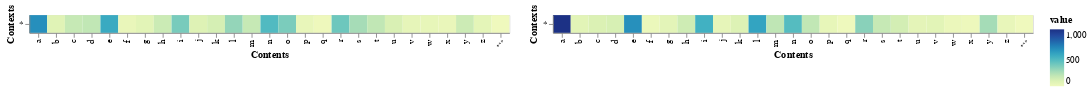

The cell this chart's notebook holds for it:
### Code cell
get_heatmap(boys_uni) | get_heatmap(girls_uni)

### Figure 1 — Vega-Lite specification as saved in the notebook (floating-point values rounded to 4 significant figures)
{"config": {"view": {"continuousWidth": 300, "continuousHeight": 300}}, "hconcat": [{"data": {"name": "data-0a2d8b39cb47b4bfd8e3f2ac398197ae"}, "mark": {"type": "rect"}, "encoding": {"color": {"field": "value", "type": "quantitative"}, "tooltip": [{"field": "Contexts", "type": "nominal"}, {"field": "Contents", "type": "nominal"}, {"field": "value", "type": "quantitative"}], "x": {"field": "Contents", "type": "ordinal"}, "y": {"field": "Contexts", "type": "ordinal"}}}, {"data": {"name": "data-2ebcbe502f9db47d1b6e91490b77a34f"}, "mark": {"type": "rect"}, "encoding": {"color": {"field": "value", "type": "quantitative"}, "tooltip": [{"field": "Contexts", "type": "nominal"}, {"field": "Contents", "type": "nominal"}, {"field": "value", "type": "quantitative"}], "x": {"field": "Contents", "type": "ordinal"}, "y": {"field": "Contexts", "type": "ordinal"}}}], "$schema": "https://vega.github.io/schema/vega-lite/v5.17.0.json", "datasets": {"data-0a2d8b39cb47b4bfd8e3f2ac398197ae": [{"Contexts": "*", "Contents": "a", "value": 728.0}, {"Contexts": "*", "Contents": "b", "value": 83.0}, {"Contexts": "*", "Contents": "c", "value": 190.0}, {"Contexts": "*", "Contents": "d", "value": 209.0}, {"Contexts": "*", "Contents": "e", "value": 609.0}, {"Contexts": "*", "Contents": "f", "value": 36.0}, {"Contexts": "*", "Contents": "g", "value": 72.0}, {"Contexts": "*", "Contents": "h", "value": 171.0}, {"Contexts": "*", "Contents": "i", "value": 407.0}, {"Contexts": "*", "Contents": "j", "value": 96.0}, {"Contexts": "*", "Contents": "k", "value": 134.0}, {"Contexts": "*", "Contents": "l", "value": 334.0}, {"Contexts": "*", "Contents": "m", "value": 190.0}, {"Contexts": "*", "Contents": "n", "value": 521.0}, {"Contexts": "*", "Contents": "o", "value": 399.0}, {"Contexts": "*", "Contents": "p", "value": 38.0}, {"Contexts": "*", "Contents": "q", "value": 7.0}, {"Contexts": "*", "Contents": "r", "value": 435.0}, {"Contexts": "*", "Contents": "s", "value": 287.0}, {"Contexts": "*", "Contents": "t", "value": 208.0}, {"Contexts": "*", "Contents": "u", "value": 120.0}, {"Contexts": "*", "Contents": "v", "value": 52.0}, {"Contexts": "*", "Contents": "w", "value": 44.0}, {"Contexts": "*", "Contents": "x", "value": 35.0}, {"Contexts": "*", "Contents": "y", "value": 168.0}, {"Contexts": "*", "Contents": "z", "value": 59.0}, {"Contexts": "*", "Contents": "␃", "value": 0.0}], "data-2ebcbe502f9db47d1b6e91490b77a34f": [{"Contexts": "*", "Contents": "a", "value": 1116.0}, {"Contexts": "*", "Contents": "b", "value": 71.0}, {"Contexts": "*", "Contents": "c", "value": 112.0}, {"Contexts": "*", "Contents": "d", "value": 125.0}, {"Contexts": "*", "Contents": "e", "value": 725.0}, {"Contexts": "*", "Contents": "f", "value": 20.0}, {"Contexts": "*", "Contents": "g", "value": 68.0}, {"Contexts": "*", "Contents": "h", "value": 160.0}, {"Contexts": "*", "Contents": "i", "value": 575.0}, {"Contexts": "*", "Contents": "j", "value": 53.0}, {"Contexts": "*", "Contents": "k", "value": 100.0}, {"Contexts": "*", "Contents": "l", "value": 640.0}, {"Contexts": "*", "Contents": "m", "value": 215.0}, {"Contexts": "*", "Contents": "n", "value": 508.0}, {"Contexts": "*", "Contents": "o", "value": 207.0}, {"Contexts": "*", "Contents": "p", "value": 45.0}, {"Contexts": "*", "Contents": "q", "value": 3.0}, {"Contexts": "*", "Contents": "r", "value": 364.0}, {"Contexts": "*", "Contents": "s", "value": 189.0}, {"Contexts": "*", "Contents": "t", "value": 142.0}, {"Contexts": "*", "Contents": "u", "value": 63.0}, {"Contexts": "*", "Contents": "v", "value": 75.0}, {"Contexts": "*", "Contents": "w", "value": 24.0}, {"Contexts": "*", "Contents": "x", "value": 12.0}, {"Contexts": "*", "Contents": "y", "value": 288.0}, {"Contexts": "*", "Contents": "z", "value": 40.0}, {"Contexts": "*", "Contents": "␃", "value": 0.0}]}}
